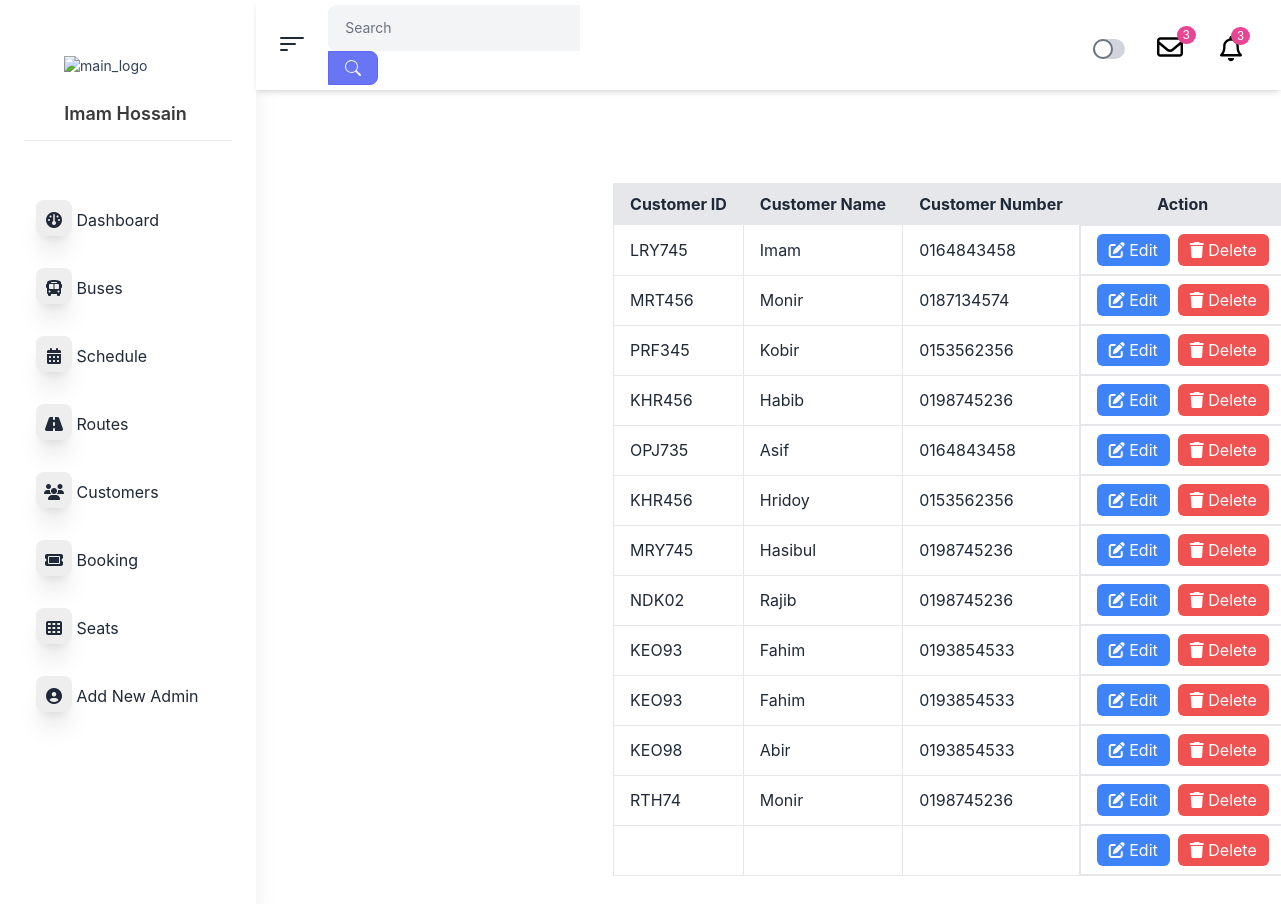
The app's page /AdminPanle/dashboard.php?pages=customar with its own data.
### tables this page shows
CREATE TABLE `bookings` (
  `id` int(11) NOT NULL,
  `customerId` varchar(255) NOT NULL,
  `customerName` varchar(255) NOT NULL,
  `customerNumber` varchar(20) NOT NULL,
  `route` varchar(255) NOT NULL,
  `destination` varchar(255) NOT NULL,
  `selectBus` varchar(50) NOT NULL,
  `seat` text NOT NULL,
  `amount` decimal(10,2) NOT NULL
);

### AdminPanle/pages/customar.php (the view, shortened to what this page needs)
<?php
$conn = mysqli_connect("localhost","root","","shohoz_bus");
?>
<!DOCTYPE html>
<html lang="en">
<head>
    <link href="https://cdn.jsdelivr.net/npm/daisyui@4.12.14/dist/full.min.css" rel="stylesheet" type="text/css" />
    <link href="https://cdn.jsdelivr.net/npm/flowbite@2.5.2/dist/flowbite.min.css" rel="stylesheet" />
    <script src="https://cdn.tailwindcss.com"></script>
</head>
<body>
    <section>
        <div>
            <div class="overflow-x-auto ml-[50%] mt-[10%]  w-full mb-6">
                <table class="min-w-full table-auto border border-collapse">
                    <thead>
                        <tr class="bg-[#e5e7eb]">
                            <th class="border px-4 py-2">Customer ID</th>
                            <th class="border px-4 py-2">Customer Name</th>
                            <th class="border px-4 py-2">Customer Number</th>
                            <th class="border px-4 py-2">Action</th>
                        </tr>
                    </thead>
                    <tbody>
                    <?php
                    $result = mysqli_query($conn, "SELECT * FROM bookings");
                    while ($row = mysqli_fetch_assoc($result)) {
                        echo "<tr class='hover:bg-[#e5e7eb]'>
                                <td class='border px-4 py-2'>{$row['customerId']}</td>
                                <td class='border px-4 py-2'>{$row['customerName']}</td>
                                <td class='border px-4 py-2'>{$row['customerNumber']}</td>
                                <td class='px-4 flex gap-2 py-2 border text-center'>
                                    <button class='text-white rounded-md px-3 py-1 bg-blue-500 edit-button'
                                            data-id='{$row['id']}'
                                            data-name='{$row['customerName']}'
                                            data-number='{$row['customerNumber']}'>
                                        <i class='fas fa-edit'></i> Edit
                                    </button>
                                    <a href='dashboard.php?pages=booking&deleteId={$row['id']}'
                                       class='text-white rounded-md px-3 py-1 bg-red-500'
                                       onclick='return confirm(\"Are you sure you want to delete this booking?\");'>
                                       <i class='fas fa-trash'></i> Delete
                                    </a>
                                </td>
                              </tr>";
                    }
                    ?>
                    </tbody>
                </table>
            </div>
        </div>
    </section>
</body>
</html>

### records on screen
bookings: customerId "LRY745", customerName "Imam", customerNumber "0164843458"
bookings: customerId "MRT456", customerName "Monir", customerNumber "0187134574"
bookings: customerId "PRF345", customerName "Kobir", customerNumber "0153562356"
bookings: customerId "KHR456", customerName "Habib", customerNumber "0198745236"
bookings: customerId "OPJ735", customerName "Asif", customerNumber "0164843458"
bookings: customerId "KHR456", customerName "Hridoy", customerNumber "0153562356"
bookings: customerId "MRY745", customerName "Hasibul", customerNumber "0198745236"
bookings: customerId "NDK02", customerName "Rajib", customerNumber "0198745236"
bookings: customerId "KEO93", customerName "Fahim", customerNumber "0193854533"
bookings: customerId "KEO93", customerName "Fahim", customerNumber "0193854533"
bookings: customerId "KEO98", customerName "Abir", customerNumber "0193854533"
bookings: customerId "RTH74", customerName "Monir", customerNumber "0198745236"
